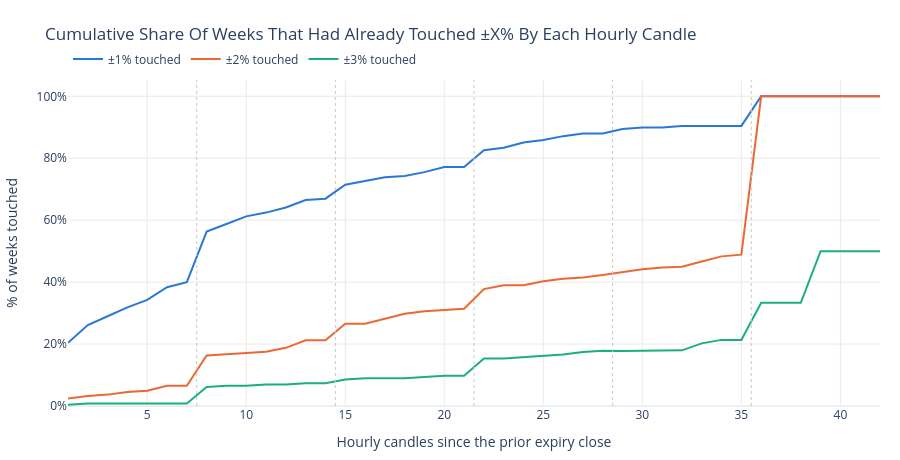

The notebook cell saved with this chart:
### Markdown cell above
## When In The Week Does The Damage Happen?

Each weekly path is walked hour by hour, tracking the share of weeks that had already traded ±1%, ±2% or ±3% away from the anchor by that point. A curve that is already flat by the middle of the week means the risk was front-loaded; one that keeps climbing into expiry means the last sessions are where shorts get tested.

Dotted verticals mark day boundaries (7 hourly candles per full session).

### Code cell
CANDLES_PER_DAY = 7
max_candles = max(len(p) for p in paths)

# Running |move| from the anchor: how far the week had travelled by candle k, either side.
excursion = np.full((len(paths), max_candles), np.nan)
for i, path in enumerate(paths):
    running = np.maximum.accumulate(np.maximum(path[:, 0], -path[:, 1]))
    excursion[i, : len(running)] = running

alive = (~np.isnan(excursion)).sum(axis=0)
x = np.arange(1, max_candles + 1)

fig = go.Figure()
for threshold, color in zip(TOUCH_THRESHOLDS, SERIES_HEX):
    touched = np.nansum(excursion >= threshold, axis=0) / np.maximum(alive, 1) * 100
    fig.add_trace(
        go.Scatter(
            x=x, y=touched, mode="lines", name=f"±{threshold:.0f}% touched",
            line=dict(color=color, width=2),
            hovertemplate="candle %{x} — %{y:.1f}% of weeks<extra></extra>",
        )
    )

for boundary in range(CANDLES_PER_DAY, max_candles, CANDLES_PER_DAY):
    fig.add_vline(x=boundary + 0.5, line_dash="dot", line_color="#c9c8c4", line_width=1)

fig.update_layout(
    title="Cumulative Share Of Weeks That Had Already Touched ±X% By Each Hourly Candle",
    template="plotly_white",
    height=460,
    hovermode="x unified",
    legend=dict(orientation="h", yanchor="bottom", y=1.02, xanchor="left", x=0),
    margin=dict(t=80, b=50, l=60, r=20),
)
fig.update_xaxes(title_text="Hourly candles since the prior expiry close", gridcolor="#eceae6")
fig.update_yaxes(title_text="% of weeks touched", ticksuffix="%", gridcolor="#eceae6", rangemode="tozero")
fig.show()

timing = pd.DataFrame(
    {
        "Day of the expiry week": [f"Day {d}" for d in range(1, int(np.ceil(max_candles / CANDLES_PER_DAY)) + 1)],
        "Weekly high printed here": (
            ((moves["candles_to_max_up"] - 1) // CANDLES_PER_DAY + 1)
            .value_counts(normalize=True).sort_index().mul(100).round(1)
            .reindex(range(1, int(np.ceil(max_candles / CANDLES_PER_DAY)) + 1), fill_value=0.0).to_numpy()
        ),
        "Weekly low printed here": (
            ((moves["candles_to_max_down"] - 1) // CANDLES_PER_DAY + 1)
            .value_counts(normalize=True).sort_index().mul(100).round(1)
            .reindex(range(1, int(np.ceil(max_candles / CANDLES_PER_DAY)) + 1), fill_value=0.0).to_numpy()
        ),
    }
)
display(timing.style.format({"Weekly high printed here": "{:.1f}%", "Weekly low printed here": "{:.1f}%"}))

### Figure 1 — Plotly figure (JSON) as saved in the notebook; plotly's stock layout.template omitted (floating-point values rounded to 4 significant figures)
{"data": [{"hovertemplate": "candle %{x} — %{y:.1f}% of weeks<extra></extra>", "line": {"color": "#2a78d6", "width": 2}, "mode": "lines", "name": "±1% touched", "type": "scatter", "x": [1, 2, 3, 4, 5, 6, 7, 8, 9, 10, 11, 12, 13, 14, 15, 16, 17, 18, 19, 20, 21, 22, 23, 24, 25, 26, 27, 28, 29, 30, 31, 32, 33, 34, 35, 36, 37, 38, 39, 40, 41, 42], "y": [20.41, 26.12, 28.98, 31.84, 34.29, 38.37, 40.0, 56.33, 58.78, 61.22, 62.45, 64.08, 66.53, 66.94, 71.43, 72.65, 73.88, 74.29, 75.51, 77.14, 77.14, 82.57, 83.4, 85.06, 85.89, 87.14, 87.97, 87.97, 89.44, 89.94, 89.94, 90.45, 90.45, 90.45, 90.45, 100.0, 100.0, 100.0, 100.0, 100.0, 100.0, 100.0]}, {"hovertemplate": "candle %{x} — %{y:.1f}% of weeks<extra></extra>", "line": {"color": "#eb6834", "width": 2}, "mode": "lines", "name": "±2% touched", "type": "scatter", "x": [1, 2, 3, 4, 5, 6, 7, 8, 9, 10, 11, 12, 13, 14, 15, 16, 17, 18, 19, 20, 21, 22, 23, 24, 25, 26, 27, 28, 29, 30, 31, 32, 33, 34, 35, 36, 37, 38, 39, 40, 41, 42], "y": [2.449, 3.265, 3.673, 4.49, 4.898, 6.531, 6.531, 16.33, 16.73, 17.14, 17.55, 18.78, 21.22, 21.22, 26.53, 26.53, 28.16, 29.8, 30.61, 31.02, 31.43, 37.76, 39.0, 39.0, 40.25, 41.08, 41.49, 42.32, 43.33, 44.13, 44.69, 44.94, 46.63, 48.31, 48.88, 100.0, 100.0, 100.0, 100.0, 100.0, 100.0, 100.0]}, {"hovertemplate": "candle %{x} — %{y:.1f}% of weeks<extra></extra>", "line": {"color": "#1baf7a", "width": 2}, "mode": "lines", "name": "±3% touched", "type": "scatter", "x": [1, 2, 3, 4, 5, 6, 7, 8, 9, 10, 11, 12, 13, 14, 15, 16, 17, 18, 19, 20, 21, 22, 23, 24, 25, 26, 27, 28, 29, 30, 31, 32, 33, 34, 35, 36, 37, 38, 39, 40, 41, 42], "y": [0.4082, 0.8163, 0.8163, 0.8163, 0.8163, 0.8163, 0.8163, 6.122, 6.531, 6.531, 6.939, 6.939, 7.347, 7.347, 8.571, 8.98, 8.98, 8.98, 9.388, 9.796, 9.796, 15.35, 15.35, 15.77, 16.18, 16.6, 17.43, 17.84, 17.78, 17.88, 17.88, 17.98, 20.22, 21.35, 21.35, 33.33, 33.33, 33.33, 50.0, 50.0, 50.0, 50.0]}], "layout": {"height": 460, "hovermode": "x unified", "legend": {"orientation": "h", "x": 0, "xanchor": "left", "y": 1.02, "yanchor": "bottom"}, "margin": {"b": 50, "l": 60, "r": 20, "t": 80}, "shapes": [{"line": {"color": "#c9c8c4", "dash": "dot", "width": 1}, "type": "line", "x0": 7.5, "x1": 7.5, "xref": "x", "y0": 0, "y1": 1, "yref": "y domain"}, {"line": {"color": "#c9c8c4", "dash": "dot", "width": 1}, "type": "line", "x0": 14.5, "x1": 14.5, "xref": "x", "y0": 0, "y1": 1, "yref": "y domain"}, {"line": {"color": "#c9c8c4", "dash": "dot", "width": 1}, "type": "line", "x0": 21.5, "x1": 21.5, "xref": "x", "y0": 0, "y1": 1, "yref": "y domain"}, {"line": {"color": "#c9c8c4", "dash": "dot", "width": 1}, "type": "line", "x0": 28.5, "x1": 28.5, "xref": "x", "y0": 0, "y1": 1, "yref": "y domain"}, {"line": {"color": "#c9c8c4", "dash": "dot", "width": 1}, "type": "line", "x0": 35.5, "x1": 35.5, "xref": "x", "y0": 0, "y1": 1, "yref": "y domain"}], "title": {"text": "Cumulative Share Of Weeks That Had Already Touched ±X% By Each Hourly Candle"}, "xaxis": {"gridcolor": "#eceae6", "title": {"text": "Hourly candles since the prior expiry close"}}, "yaxis": {"gridcolor": "#eceae6", "rangemode": "tozero", "ticksuffix": "%", "title": {"text": "% of weeks touched"}}}}
